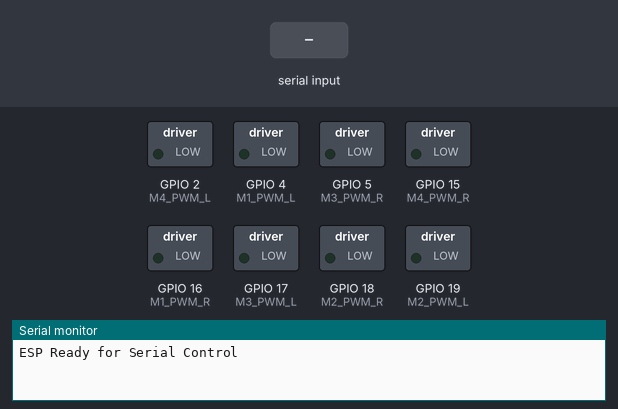
A sketch run on a simulated ESP32. On the bench: switched loads named in the sketch (green lamp = pin HIGH), the last lines printed to the serial monitor. Inputs (shaded band) come from the test bench.

Above: at 1.2 s.
1.3 s: "<90,45,200,10>" received over Serial
At 2.4 s:
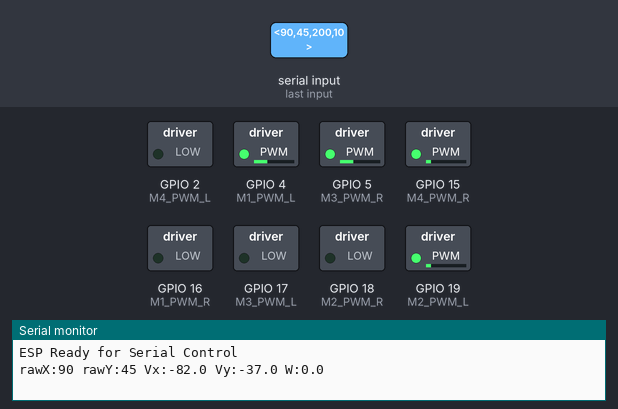
2.8 s: "<30,150,10,200>" received over Serial
At 3.6 s:
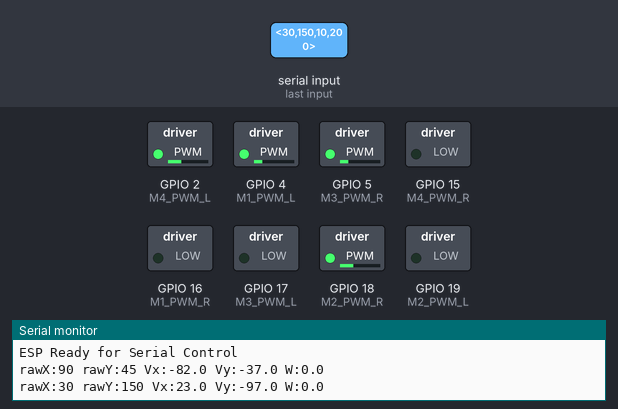
Timing chart, 0 to 5.8 s (numbered marks = the images above; inputs shaded):
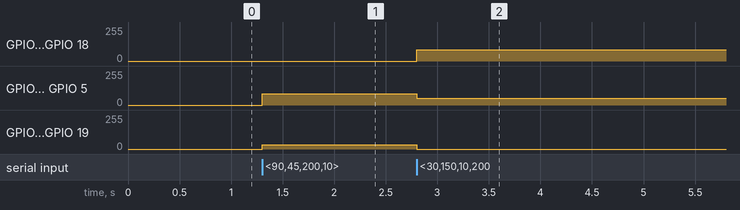

Measured:
- after the input at 1.3 s, GPIO 4 (M1_PWM_L), GPIO 5 (M3_PWM_R): 0/255 → 84/255 at once; GPIO 15 (M4_PWM_R), GPIO 19 (M2_PWM_L): 0/255 → 31/255 at once
- after the input at 2.8 s, GPIO 2 (M4_PWM_L), GPIO 18 (M2_PWM_R): 0/255 → 84/255 at once; GPIO 4 (M1_PWM_L), GPIO 5 (M3_PWM_R): 84/255 → 52/255 at once; GPIO 15 (M4_PWM_R), GPIO 19 (M2_PWM_L): 31/255 → 0/255 at once

The sketch:

new-esp.ino
```cpp
#include <Arduino.h>
#include <math.h>

#define M4_PWM_R 15
#define M4_PWM_L 2

#define M1_PWM_R 16
#define M1_PWM_L 4

#define M3_PWM_R 5
#define M3_PWM_L 17

#define M2_PWM_R 18
#define M2_PWM_L 19

const int maxPWM = 255;

// -------------------

void setMotor(int motor, int speed) {
    int pwmR = (speed > 0) ? speed : 0;
    int pwmL = (speed < 0) ? -speed : 0;
    if (pwmR > maxPWM) pwmR = maxPWM;
    if (pwmL > maxPWM) pwmL = maxPWM;
    switch(motor) {
        case 1: analogWrite(M1_PWM_R, pwmR); analogWrite(M1_PWM_L, pwmL); break;
        case 2: analogWrite(M2_PWM_R, pwmR); analogWrite(M2_PWM_L, pwmL); break;
        case 3: analogWrite(M3_PWM_R, pwmR); analogWrite(M3_PWM_L, pwmL); break;
        case 4: analogWrite(M4_PWM_R, pwmR); analogWrite(M4_PWM_L, pwmL); break;
    }
}

void Inverse_Kinematics(double Vx, double Vy, double W) {
    double R = 7.6;
    double M1 = ( sin(1*M_PI_4)*Vx + cos(1*M_PI_4)*Vy - R*W);
    double M2 = ( sin(3*M_PI_4)*Vx + cos(3*M_PI_4)*Vy + R*W);
    double M3 = ( sin(5*M_PI_4)*Vx + cos(5*M_PI_4)*Vy - R*W);
    double M4 = ( sin(7*M_PI_4)*Vx + cos(7*M_PI_4)*Vy + R*W);

    double maxVal = max(fabs(M1), max(fabs(M2), max(fabs(M3), fabs(M4))));
    if(maxVal > maxPWM) {
        M1 = M1/maxVal*maxPWM;
        M2 = M2/maxVal*maxPWM;
        M3 = M3/maxVal*maxPWM;
        M4 = M4/maxVal*maxPWM;
    }

    setMotor(1,(int)M1);
    setMotor(2,(int)M2);
    setMotor(3,(int)M3);
    setMotor(4,(int)M4);
}

// -------------------

void setup() {
    Serial.begin(115200);

    pinMode(M1_PWM_R, OUTPUT); pinMode(M1_PWM_L, OUTPUT);
    pinMode(M2_PWM_R, OUTPUT); pinMode(M2_PWM_L, OUTPUT);
    pinMode(M3_PWM_R, OUTPUT); pinMode(M3_PWM_L, OUTPUT);
    pinMode(M4_PWM_R, OUTPUT); pinMode(M4_PWM_L, OUTPUT);

    Serial.println("ESP Ready for Serial Control");
}

String inputString = "";
boolean stringComplete = false;

void loop() {
    // FIX #1: Flush karakter sisa (\n, spasi, dll) sebelum '<'
    while (Serial.available()) {
        char inChar = (char)Serial.read();
        if (inChar == '<') {
            inputString = "";
        } else if (inChar == '>') {
            stringComplete = true;
            break;
        } else {
            // Hanya tambahkan ke string jika sudah mulai paket (ada isi)
            // Karakter noise sebelum '<' akan diabaikan karena inputString di-reset saat '<'
            inputString += inChar;
        }
    }

    if (stringComplete) {
        // Format: x,y,b6,b7
        int firstComma = inputString.indexOf(',');
        int secondComma = inputString.indexOf(',', firstComma + 1);
        int thirdComma = inputString.indexOf(',', secondComma + 1);

        if (firstComma > 0 && secondComma > 0 && thirdComma > 0) {
            String sX = inputString.substring(0, firstComma);
            String sY = inputString.substring(firstComma + 1, secondComma);
            String sB6 = inputString.substring(secondComma + 1, thirdComma);
            String sB7 = inputString.substring(thirdComma + 1);

            // Trim whitespace/newline yang mungkin tersisa
            sX.trim();
            sY.trim();
            sB6.trim();
            sB7.trim();

            int rawX = sX.toInt();
            int rawY = sY.toInt();
            int b6 = sB6.toInt();
            int b7 = sB7.toInt();

            // Mapping 0..255 -> -127..128
            // rawX (axes[0], Left Stick X) -> Vy (gerak lateral)
            // rawY (axes[1], Left Stick Y, sudah diinvert di Python) -> Vx (gerak maju/mundur)
            double Vy = (double)(rawX - 127);
            double Vx = (double)(rawY - 127);

            // Deadband
            if (abs(Vx) < 10) Vx = 0;
            if (abs(Vy) < 10) Vy = 0;

            // Rotation: b6 -> CCW, b7 -> CW
            double W = 0;
            if (b6 == 1) W = -5.0;
            if (b7 == 1) W =  5.0;

            // Debug (uncomment jika perlu)
            Serial.printf("rawX:%d rawY:%d Vx:%.1f Vy:%.1f W:%.1f\n", rawX, rawY, Vx, Vy, W);

            Inverse_Kinematics(Vx, Vy, W);
        }

        inputString = "";
        stringComplete = false;
    }
}
```
